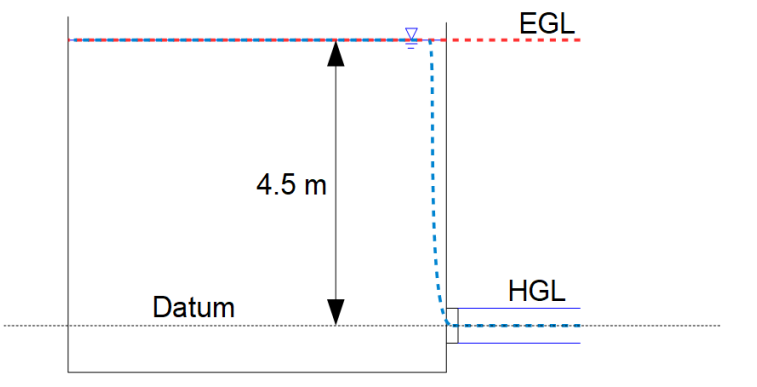
#> input picture book/figures/14.2.png, 757 x 387 px, given in place of L3Q11.png, which was not available
$ jupyter execute Module3Kinematics.ipynb   (shell and % lines are left out)   (text cells are left out)
#> lines starting #> are read from the running program, lines starting #| are printed output that depends on the picture; pictures that were not available may be replaced by others from this repository, and a replacement may not be noted
[cell 1]
import handcalcs.render
from sympy import symbols, Eq, solve
from math import sqrt,pi, cos, sin, radians,asin,atan,degrees, tan, log10
from PIL import Image

[cell 2]
from PIL import Image
img = Image.open(r"figures/L3Q11.png")
#> img is the input picture: PIL image 757x387 RGBA; mean R, G, B, A 250.5, 250.5, 251.1, 255
base_width = 450 # Change this to your desired width
w_percent = base_width / float(img.size[0])
#> w_percent = 0.594
h_size = int(float(img.size[1]) * w_percent)
#> h_size = 230
resized_img = img.resize((base_width, h_size))
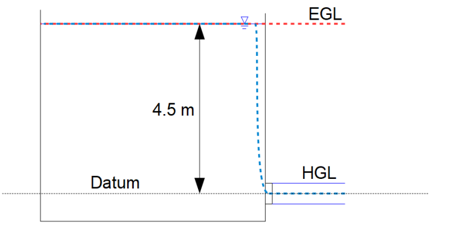
#> resized_img: PIL image 450x230 RGBA; mean R, G, B, A 250.4, 250.4, 251, 255
resized_img

[cell 3]
from PIL import Image
img = Image.open(r"figures/L12E5s.png")
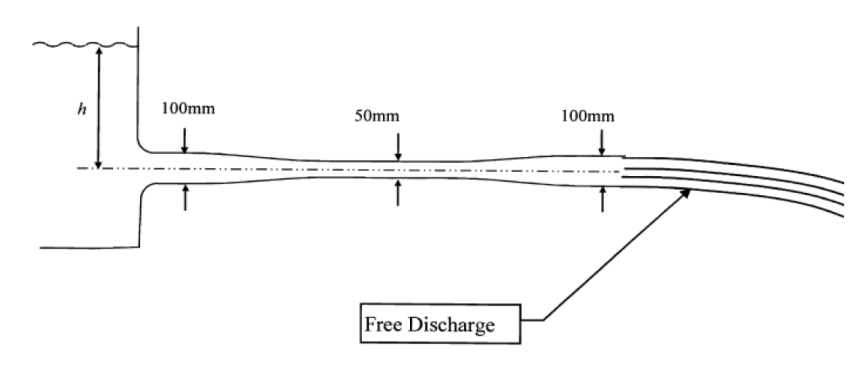
#> input picture book/figures/14.3.png, 863 x 368 px, given in place of L12E5s.png, which was not available
#> img is the input picture: PIL image 863x368 RGBA; mean R, G, B, A 249.2, 249.2, 249.2, 255
img

[cell 4]
from PIL import Image
img = Image.open(r"figures/12.6.png")
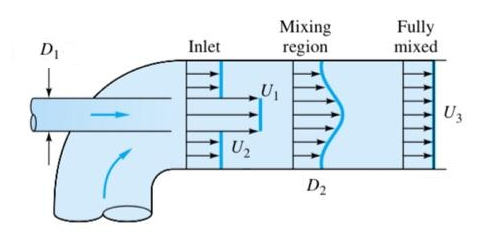
#> input picture book/figures/12.6.png, 482 x 237 px, found by its file name
#> img is the input picture: PIL image 482x237 RGBA; mean R, G, B, A 226.2, 236.4, 242.9, 255
img
